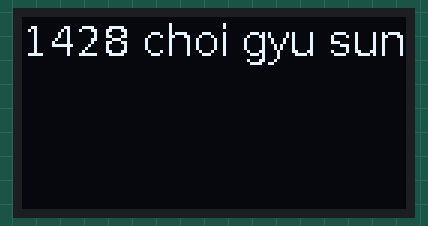
Recording of a program running on a simulated Raspberry Pi (BCM pin numbers). Parts: 128×64 one-colour display. What the program prints to the terminal is not drawn. At 6.2 s the program stops and its outputs stay as they are.

Above: at 0.2 s.
At 3.2 s:
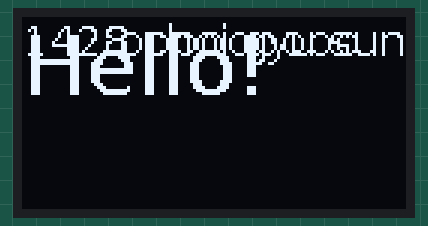

The program:

i2c_oled.py
```python
import board
import digitalio
from PIL import Image, ImageDraw, ImageFont
import adafruit_ssd1306
import time

RESET_PIN = digitalio.DigitalInOut(board.D4)

# Very important... This lets py-gaugette 'know' what pins to use in order to reset the display
i2c = board.I2C()
oled = adafruit_ssd1306.SSD1306_I2C(128, 64, i2c, addr=0x3c, reset=RESET_PIN)

# Clear display.
oled.fill(0)
oled.show()

# Create blank image for drawing.
image = Image.new("1", (oled.width, oled.height))
draw = ImageDraw.Draw(image)

# Load a font in 2 different sizes.
font = ImageFont.truetype("/usr/share/fonts/truetype/dejavu/DejaVuSans.ttf", 28)
font2 = ImageFont.truetype("/usr/share/fonts/truetype/dejavu/DejaVuSans.ttf", 14)

# Draw the text
draw.text((0, 0), "1428 choi gyu sun", font=font2, fill=255)
oled.image(image)
oled.show()
print("print")
time.sleep(3)

try:
    print("2")

    oled.fill(0)
    oled.show()

    draw.text((0, 0), "Hello!", font=font, fill=255)
    draw.text((32, 0), "ooooooooo", font=font2, fill=255)

    oled.image(image)
    oled.show()

    time.sleep(3)

finally:
    oled.fill(0)
    oled.show()
```

Measured:
- what the display in image 0 shows lasts 3.0 s, from 0.1 s to 3.1 s
